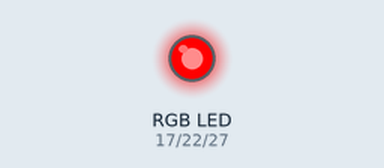
Simulated run of this program. Board: Raspberry Pi (BCM pin numbers). On the bench: an RGB LED mixed from three pins (HIGH = lit).

Above: at 0.5 s.
At 1.5 s:
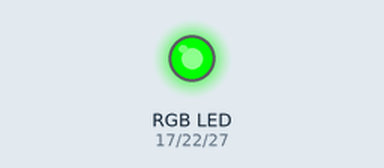
At 5.5 s:
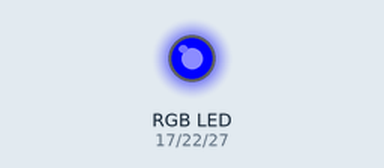
Timing chart, 0 to 6.9 s (numbered marks = the images above):
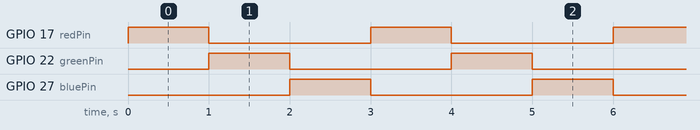

Measured:
- by itself, GPIO 17 (redPin), GPIO 22 (greenPin), GPIO 27 (bluePin): alternates HIGH for 1.0 s and LOW for 2.0 s
- by itself, everything shown: repeats every 3.0 s, in 3 steps

The program:

rgb_blink3.py
```python
import RPi.GPIO as GPIO
import time

redPin = 17
greenPin = 22
bluePin = 27

GPIO.setmode(GPIO.BCM)
GPIO.setup(redPin, GPIO.OUT)
GPIO.setup(bluePin, GPIO.OUT)
GPIO.setup(greenPin, GPIO.OUT)

def red():
    GPIO.output(redPin,GPIO.HIGH)
    GPIO.output(greenPin,GPIO.LOW)
    GPIO.output(bluePin,GPIO.LOW)
def green():
    GPIO.output(redPin,GPIO.LOW)
    GPIO.output(greenPin,GPIO.HIGH)
    GPIO.output(bluePin,GPIO.LOW)
def blue():
    GPIO.output(redPin,GPIO.LOW)
    GPIO.output(greenPin,GPIO.LOW)
    GPIO.output(bluePin,GPIO.HIGH)

try:
    while True:
        red()
        time.sleep(1)
        green()
        time.sleep(1)
        blue()
        time.sleep(1)

except KeyboardInterrupt:
    GPIO.cleanup()
```
